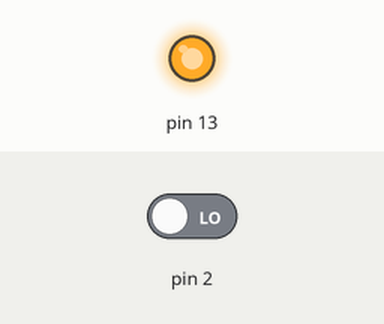
Simulated run of this sketch. Board: Arduino Uno, built with avr-gcc and run on an emulated ATmega328P. On the bench: output pins drawn as LEDs (lit = HIGH). The inputs (shaded band) are chosen by the test bench; at power-on: pin 2 LOW. What the sketch prints to the serial monitor is not drawn.

Above: at 0.1 s.
Timing chart, 0 to 1.6 s (numbered marks = the images above):
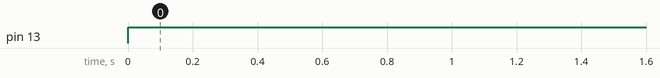

Measured:
- by itself, pin 13: LOW → HIGH at 0.00 s

The sketch:

mq135_GasSensor.ino
```cpp
int sensorValue;
int digitalValue;

void setup() {
  // put your setup code here, to run once:

  Serial.begin(9600); //sets the serial port to 9600
  pinMode(13,OUTPUT);
  pinMode(3,INPUT);
}

void loop() {
  // put your main code here, to run repeatedly:

  sensorValue = analogRead(0); //read analog intput pin 0
  digitalValue = digitalRead(2);

  if(sensorValue > 400) {
    digitalWrite(13,HIGH);
  }
  else  //add braces if code doesn't work
  digitalWrite(13, LOW);

  Serial.println(sensorValue, DEC); //prints the value read
  Serial.println(digitalValue, DEC);

  delay(100000000); //waits 100ms for the next reading
}
```
